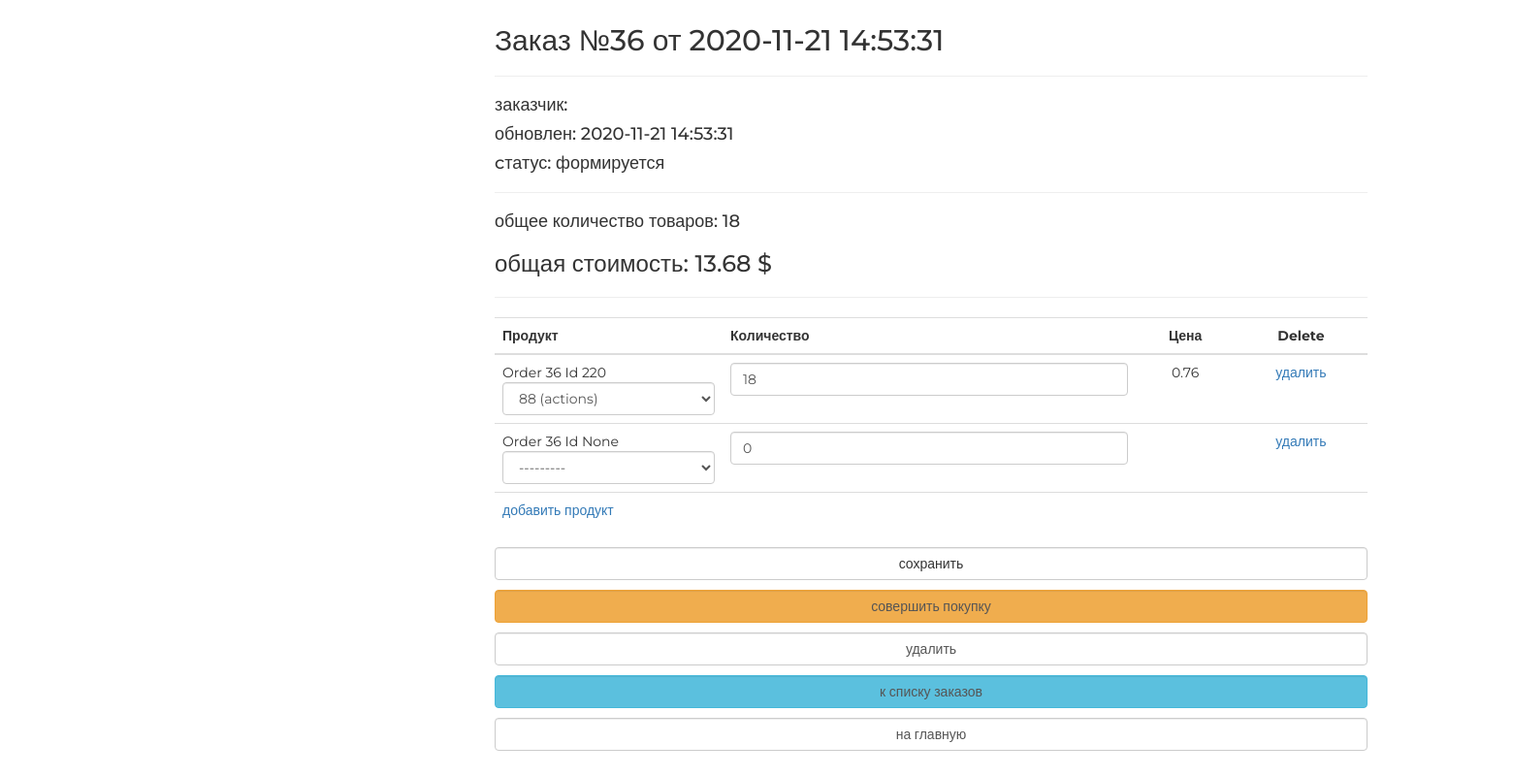
Screenshot of /order/update/36/ with the database file from the repository.
### ordersapp/models.py (models this page shows, shortened)
class Order(models.Model):
    FORMING = 'FM'
    SENT_TO_PROCEED = 'STP'
    PROCEEDED = 'PRD'
    PAID = 'PD'
    READY = 'RDY'
    CANCEL = 'CNC'
    ORDER_STATUS_CHOICES = (
        (FORMING, 'формируется'),
        (SENT_TO_PROCEED, 'отправлен в обработку'),
        (PAID, 'оплачен'),
        (PROCEEDED, 'обрабатывается'),
        (READY, 'готов к выдаче'),
        (CANCEL, 'отменен'),
    )
    user = models.ForeignKey(settings.AUTH_USER_MODEL, on_delete=models.CASCADE)
    created = models.DateTimeField(verbose_name='создан', auto_now_add=True)
    updated = models.DateTimeField(verbose_name='обновлен', auto_now=True)
    status = models.CharField(verbose_name='статус', max_length=3, choices=ORDER_STATUS_CHOICES,  default=FORMING)
    is_active = models.BooleanField(verbose_name='активен', default=True, db_index=True)
    class Meta:
        ordering = ('-created',)
        verbose_name = 'заказ'
        verbose_name_plural = 'заказы'
    def __init__(self, *args, **kwargs):
        super().__init__(*args, **kwargs)
        self.orderitems.set = None
    def get_summary(self):
        items = self.orderitems.select_related()
        total_quantity = sum(list(map(lambda x: x.quantity, items)))
        total_cost = sum(list(map(lambda x: x.quantity * x.product.price, items)))
        return {
            'total_cost': total_cost,
            'total_quantity': total_quantity,
        }

### mainapp/models.py (models this page shows)
class Product(models.Model):
    category = models.ForeignKey(ProductCategory, on_delete=models.CASCADE)
    name = models.CharField(max_length=200, verbose_name="имя продукта")
    image = models.ImageField(upload_to="product_images", blank=True)
    short_desc = models.CharField(max_length=120, verbose_name="краткое описание продукта", blank=True)
    descriotion = models.TextField(verbose_name="описание продукта", blank=True)
    price = models.DecimalField(max_digits=8, decimal_places=2, default=0, verbose_name="цена")
    quantity = models.PositiveIntegerField(verbose_name='количество на складе', default=0)
    is_active = models.BooleanField(verbose_name='активна', default=True, db_index=True)
    @staticmethod
    def get_items():
        return Product.objects.filter(is_active=True).order_by('category', 'name')
    def __str__(self):
        return f"{self.name} ({self.category.name})"

### ordersapp/views.py (the view, shortened to what this page needs)
# urls.py: path('update/<pk>/', ordersapp.OrderItemsUpdate.as_view(), name='order_update'),
class OrderItemsUpdate(UpdateView):
    model = Order
    fields = []
    pk_url_kwarg = 'pk'
    def get_queryset(self):
        return super(OrderItemsUpdate, self).get_queryset()
    def get_context_data(self, **kwargs):
        data = super(OrderItemsUpdate, self).get_context_data(**kwargs)
        print(self.request.path)
        OrderFormSet = inlineformset_factory(Order, OrderItem, form=OrderItemForm, extra=1)
        print(self.request.POST)
        if self.request.POST:
            print('post')
            data['orderitems'] = OrderFormSet(self.request.POST, instance=self.object)
        else:
            queryset = self.object.orderitems.select_related()
            formset = OrderFormSet(instance=self.object, queryset=queryset)
            for form in formset.forms:
                if form.instance.pk:
                    form.initial['price'] = form.instance.product.price
                data['orderitems'] = formset
        return data

### mainapp/context_processors.py (called while the page is built)
def basket(request):
   print(f'context processor basket works')
   basket = []
   if request.user.is_authenticated:
       basket = request.user.basket.select_related()
   return {
       'basket': basket,
   }

### ordersapp/templates/ordersapp/order_form.html (shortened to what this page needs)
{% extends "ordersapp/base.html" %}
{% load static %}
{% load cache %}
{% block content %}
   {% include 'ordersapp/includes/inc_order_summary.html' %}
   <div class="order_form">
       <form action="" method="post">
           <table class="table">
               {% for form in orderitems.forms %}
                   {% if forloop.first %}
                       <thead>
                       <tr>
                           {% for field in form.visible_fields %}
                               <th class="{% cycle 'td1' 'td2' 'td3' 'td4' %} order formset_td">
                                   {{ field.label|capfirst }}
                               </th>
                           {% endfor %}
                       </tr>
                       </thead>
                   {% endif %}
                   <tr class="formset_row">
                       {% for field in form.visible_fields %}
                           <td class="{% cycle 'td1' 'td2' 'td3' 'td4'  %} order formset_td">
                               {% if forloop.first %}
                                   {% for hidden in form.hidden_fields %}
                                           {{hidden.label}} {{hidden.value}}
                                   {% endfor %}
                               {% endif %}
                               {% if field.name != 'price'%}
                                    {% if field.name == 'product'%}
                                        {% cache 3600 orderitemform_product field.value %}
                                            {{ field }}
                                        {% endcache %}
                                    {% else %}
                                        {{ field }}
                                    {% endif %}
                               {% else %}
                                    {% if field.value %}
                                        <span class="orderitems-{{forloop.parentloop.counter0}}-price">
                                            {{field.value}}
                                        </span>
                                    {% endif %}
                               {% endif%}
                           </td>
                       {% endfor %}
                   </tr>
               {% endfor %}
           </table>
           <button type="submit" value="сохранить" class="btn btn-default btn-round form-control last">сохранить</button>
           {% include 'ordersapp/includes/inc_order_actions.html' %}
       </form>
   </div>
{% endblock %}

### ordersapp/templates/ordersapp/includes/inc_order_summary.html
{% if object %}
   <div class="h2">Заказ №{{ object.pk }} от {{ object.created|date:"Y-m-d H:i:s" }}</div>
   <hr>
   <div class="h4">заказчик: {{ user.last_name }} {{ user.first_name }} </div>
   <div class="h4">обновлен: {{ object.updated|date:"Y-m-d H:i:s" }}</div>
   <div class="h4">cтатус: {{ object.get_status_display }}</div>
   <hr>
   {% with object_summary=object.get_summary %}
       <div class="h4">
           общее количество товаров: <span class="order_total_quantity">{{ object_summary.total_quantity }}</span>
       </div>
       <div class="h3">
           общая стоимость: <span class="order_total_cost">{{ object_summary.total_cost }}</span> $
       </div>
    {% endwith%}
{% else %}
   <div class="h2">Новый заказ</div>
   <hr>
   <div class="h4">заказчик: {{ user.last_name }} {{ user.first_name }} </div>
{% endif %}
<hr>

### static/css/style.css (style rules this page uses)
* { margin: 0; padding: 0; }
body { width:1920px; margin: 0 auto; }
table { border-collapse: collapse; }

### static/css/style_geek2.css (style rules this page uses)
* { margin: 0; padding: 0; }
button.last { margin-bottom: 10px; }
.td3.order.formset_td { text-align: center; }
.td4.order.formset_td { text-align: center; }
body { font-family: 'Montserrat', sans-serif; }
html, body { height: 100%; }
table { width: 100%; }
td:first-child { width: 235px; }

### rows the page displays
Order: pk "36", created "2020-11-21 14:53:31", updated "2020-11-21 14:53:31", status "формируется"
Product: value "0.76"

### other values shown
{{ object_summary.total_quantity }} "18"
{{ object_summary.total_cost }} "13.68"
{{ field.label|capfirst }} "Продукт" "Количество" "Цена" "Delete"
{{ hidden.label }} "Order" "Id" "Order" "Id"
{{ hidden.value }} "36" "220" "36" "None"
